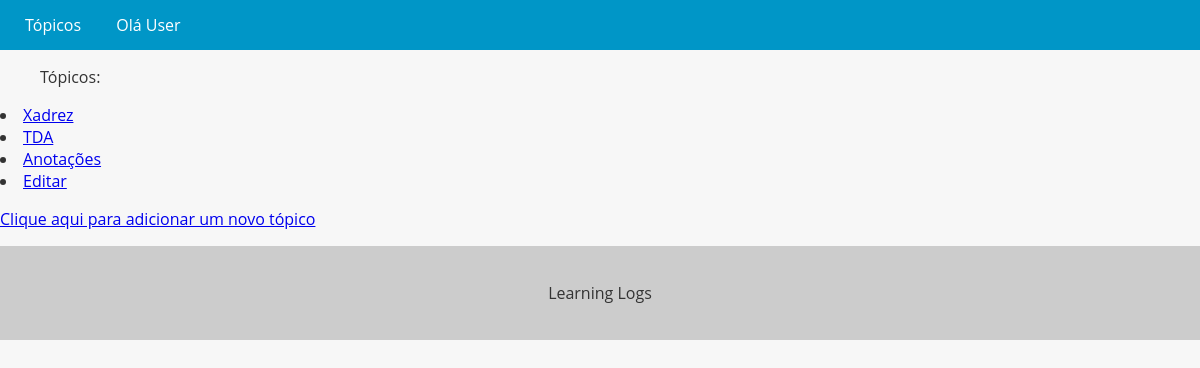
/topics, run on an earlier commit of the app's database.
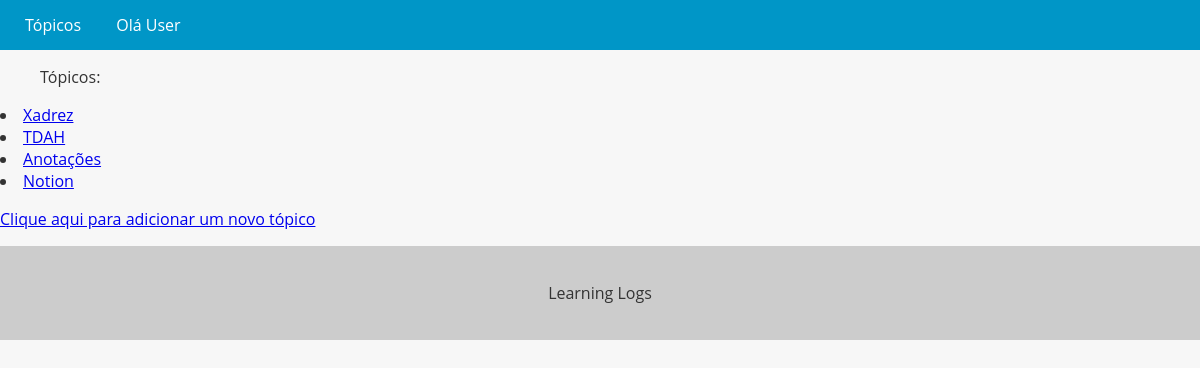
And on a later commit of the database.
### app_learning/models.py (models this page shows)
class Topic(models.Model):
    text = models.CharField(max_length=200)
    date_add = models.DateField(auto_now_add=True)
    def __str__(self):
        return self.text

### app_learning/views.py (the view)
# urls.py: path('topics',TopicsListView.as_view(), name='topics_list'),
class TopicsListView(ListView):
    model = Topic
    template_name = 'topic_list.html'
    context_object_name = 'topics'

### app_learning/templates/topic_list.html
{% extends "base.html" %}
{% block content%}
<ul>Tópicos:</ul>
{% for topic in topics %}
  <li><a href="{% url 'topic_detail' topic.pk %}">{{ topic }}</a></li>
{% endfor %}
<p><a href="{%url 'topic_view_create' %}">Clique aqui para adicionar um novo tópico</a></p>
{% endblock content%}

### app_learning/templates/base.html (shortened to what this page needs)
<!DOCTYPE html>
<html lang="en">
<head>
</head>
<body>
  <header>
    <nav>
      <ul>
        <li><a href="{%url 'topics_list' %}">Tópicos</a></li>
        <li>Olá User</li>
      </ul>
    </nav>
  </header>
  <main>
    {% block content %}
    {% endblock %}
  </main>
  <footer>
    <p>Learning Logs</p>
  </footer>
</body>
</html>

### app_learning/templates/base.html (style rules this page uses)
body { font-family: 'Open Sans', sans-serif; background-color: #f7f7f7; color: #333; margin: 0; padding: 0; }
header { background-color: #0096c7; color: #fff; text-align: center; }
footer { background-color: #ccc; color: #333; padding: 20px; text-align: center; }
nav { background-color: #0096c7; color: #fff; height: 50px; display: flex; justify-content: space-between; align-items: center; }
nav ul { list-style: none; margin: 0; padding: 0; display: flex; }
nav ul li { margin: 0 10px; }
nav ul li a { color: #fff; text-decoration: none; font-size: 16px; padding: 15px; transition: all 0.3s ease; }

What changed in the data, as far as the page shows it:
changed Topic: text "TDA" → "TDAH"
changed Topic: text "Editar" → "Notion"
